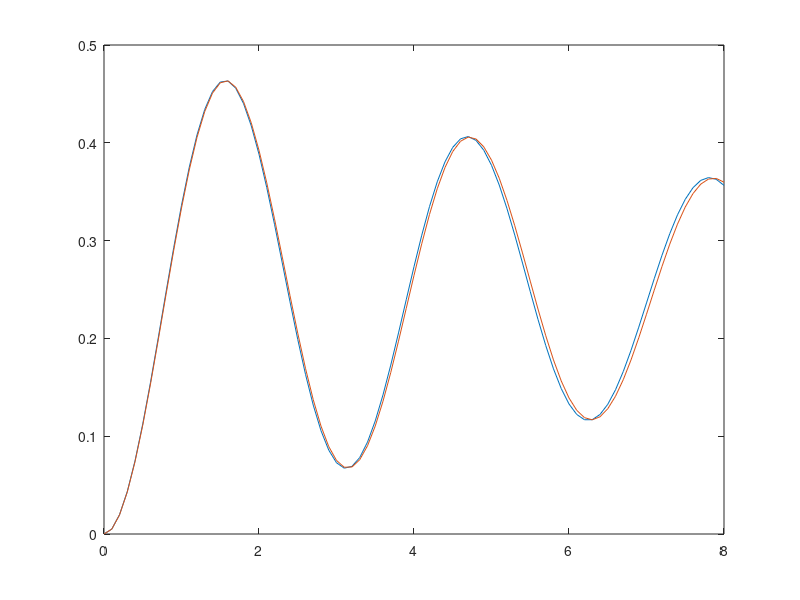

Write MATLAB code to recreate this figure. (Note: this script raises an error after producing the figure.)
clc 
clear

%x''+.2x'+4x = 1
x = [0,0]; %Initial values. x(:,1) are x, x(:,2) are x'
f = @(t,x) [x(:,2),1 - 4* x(:,1) - .2 * x(:,2)]; %Explained below
%{
This is the derivative function of x vector, aka x' and x''.
x' is just x(:,2), as mentioned above. By rearranging the differential
equation, we can solve for x'' in terms of x and x', aka x(:,1) and 
x(:,2). All this does is break down a 2nd order ODE into 2 first order 
ODEs.
%}
start_time = 0; %t = 0 to start
end_time = 8; %Last evaluated at t = 8
h = .1; %Step size
%In the for loop below, we will be predicting future terms, which is why
%the bounds are from 0 to 8-h: Predicting 2nd term, to predicting the last
%term
for t = 0:h:8-h 
    element = round(t/h + 1); %Index to use for current element
    next = element + 1; %Index to use for next element (prediction)
    k1 = f(t, x(element,:)); %k1 from RK2
    k2 = f(t + h/2, x(element,:) + h/2 * k1); %k2 from RK2
    x(next, :) = x(element, :) + h * k2; %Next values
end

times = (0:h:8); %Time on x axis
plot(times, x(:,1)')
hold on

omega = 2;
sigma = .05;
omegad = omega * sqrt(1-sigma^2);
T0 = 1;


x_exact = T0/omega^2 - exp(-omega*sigma.*times) .* (cos(omegad .* times) ...
    / omega^2 +sigma/(omega .* omegad) * sin(omegad .* times));
plot(times, x_exact)

options = odeset(RelTol=1e-3, AbsTol=1e-6);
[t, x_ode45] = ode45(f, [start_time end_time], x(:,1),options)

legend("RK2", "Analytical Solution")
